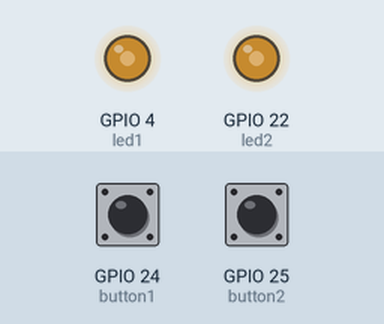
Recording of a program running on a simulated Raspberry Pi (BCM pin numbers). Shown: output pins drawn as LEDs (lit = HIGH). The inputs (shaded band) are chosen by the test bench; at power-on: GPIO 24 (button1) HIGH, GPIO 25 (button2) HIGH. The desktop window is not drawn, its controls go by their first labels and the mouse button is held 0.15 s.

Above: at 1.2 s.
1.3 s: GPIO 24 (button1) pulled LOW for 0.15 s
At 1.8 s:
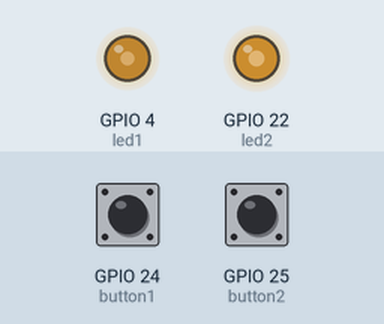
2.9 s: GPIO 24 (button1) pulled LOW for 1 s
At 4.3 s:
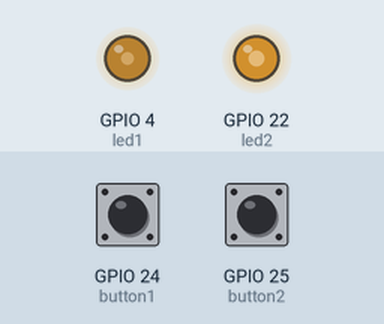
5.4 s: GPIO 24 (button1) pulsed LOW 5 times (0.12 s each, 0.3 s apart)
At 7.1 s:
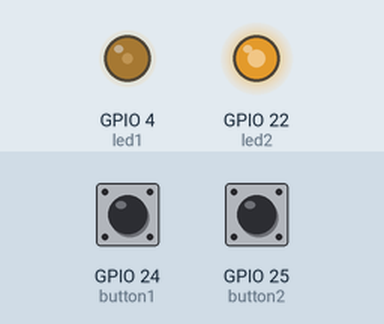
8.4 s: GPIO 24 (button1) pulled LOW for 0.15 s
At 9.6 s:
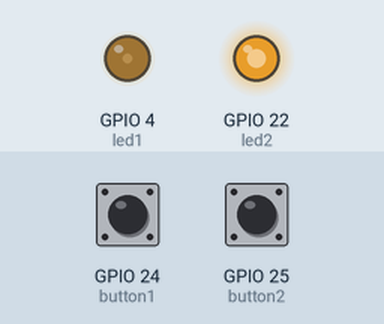
10.0 s: GPIO 25 (button2) pulled LOW for 0.15 s
At 10.8 s:
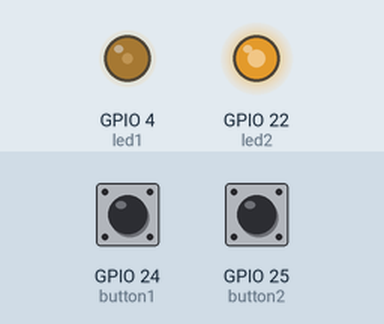
11.6 s: GPIO 25 (button2) pulled LOW for 1 s
At 13.3 s:
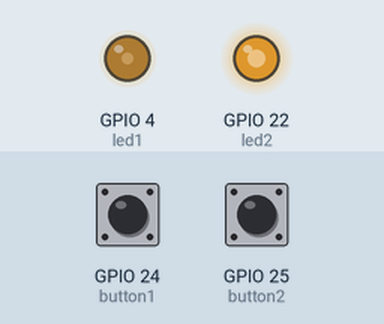
Timing chart, 0 to 14.8 s (numbered marks = the images above; inputs shaded):
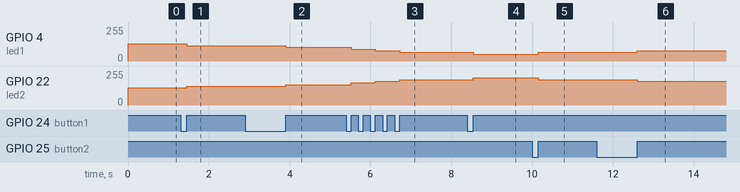

Measured:
- after the input at 1.3 s, GPIO 4 (led1): 128/255 → 115/255 after 0.15 s; GPIO 22 (led2): 128/255 → 140/255 after 0.15 s
- after the input at 2.9 s, GPIO 4 (led1): 115/255 → 102/255 after 1.0 s; GPIO 22 (led2): 140/255 → 153/255 after 1.0 s
- after the input at 5.4 s, GPIO 4 (led1): 102/255 → 89/255 after 0.12 s, → 77/255 0.60 s later, → 64/255 0.60 s later; GPIO 22 (led2): 153/255 → 166/255 after 0.12 s, → 179/255 0.60 s later, → 191/255 0.60 s later
- after the input at 8.4 s, GPIO 4 (led1): 64/255 → 51/255 after 0.15 s; GPIO 22 (led2): 191/255 → 204/255 after 0.15 s
- after the input at 10.0 s, GPIO 4 (led1): 51/255 → 64/255 after 0.15 s; GPIO 22 (led2): 204/255 → 191/255 after 0.15 s
- after the input at 11.6 s, GPIO 4 (led1): 64/255 → 77/255 after 1.0 s; GPIO 22 (led2): 191/255 → 179/255 after 1.0 s

The program:

button_pwm.py
```python
#!/usr/bin/python3
# Added Tkinter interface Chuck Duey 8/20/2015
# Dual LED 9/24/2016 Chuck Duey
# Import the modules
import RPi.GPIO as GPIO
import time
from tkinter import *

# Define our statics
ON = 1
OFF = 0
# Define our pin usage:
button1 = 24
button2 = 25
led1 = 4
led2 = 22
# Set blink rate for global in ms and blank state
led_pwm = 50
led_state = OFF

#Set up the GPIO ports
GPIO.setmode(GPIO.BCM)
GPIO.setwarnings(False)
GPIO.setup(button1, GPIO.IN, pull_up_down = GPIO.PUD_UP)
GPIO.setup(button2, GPIO.IN, pull_up_down = GPIO.PUD_UP)
GPIO.setup(led1, GPIO.OUT)
GPIO.setup(led2, GPIO.OUT)
led1_pwm = GPIO.PWM(led1,400)
led2_pwm = GPIO.PWM(led2,400)
led1_pwm.start(led_pwm)
led2_pwm.start(led_pwm)

def pwmChange(channel):
     global led_pwm,clock
     if channel == button1:
          if led_pwm > 0:
              led_pwm -= 5
     if channel == button2:
          if led_pwm < 100:
              led_pwm += 5
     led1_pwm.ChangeDutyCycle(led_pwm)
     led2_pwm.ChangeDutyCycle(100-led_pwm)
     clock.config(text="  LED PWM% = "+str(led_pwm))
# Define Tk root
root = Tk ()
root.title("PWM LED")
clock = Label(root, font=('times', 20, 'bold'),bg='green')
clock.pack(fill=BOTH, expand=1)
clock.config(text="  LED PWM% = "+str(led_pwm))

# Main
# Set up events
GPIO.add_event_detect(button1, GPIO.RISING, callback=pwmChange, bouncetime=300)
GPIO.add_event_detect(button2, GPIO.RISING, callback=pwmChange, bouncetime=300)
# Start main loop
root.mainloop( )
# Clean up IO ports return to normal
GPIO.cleanup()
```
